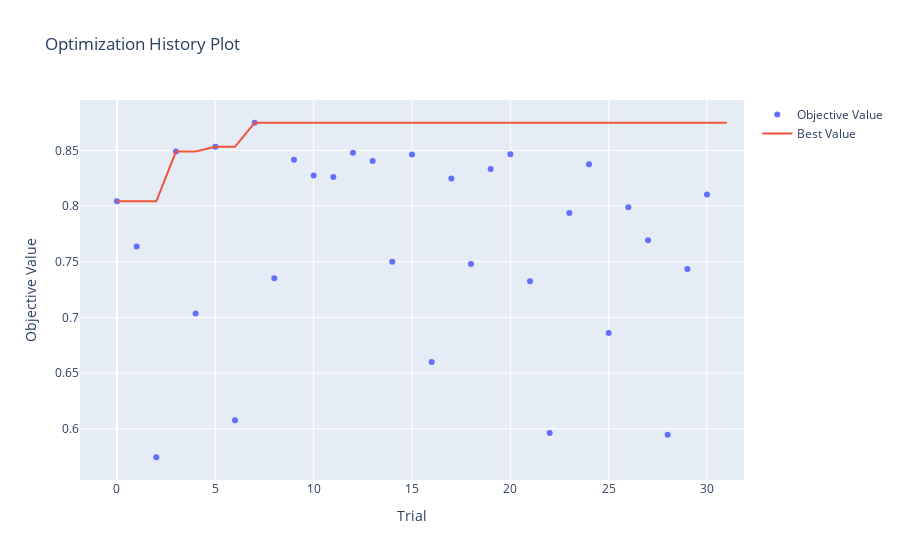

Notebook code for this chart:
### Code cell
print(len(study.trials))
optuna.visualization.plot_optimization_history(study)

### Figure 1 — Plotly figure (JSON) as saved in the notebook; plotly's stock layout.template omitted (floating-point values rounded to 4 significant figures)
{"data": [{"mode": "markers", "name": "Objective Value", "type": "scatter", "x": [0, 1, 2, 3, 4, 5, 6, 7, 8, 9, 10, 11, 12, 13, 14, 15, 16, 17, 18, 19, 20, 21, 22, 23, 24, 25, 26, 27, 28, 29, 30], "y": [0.8044, 0.7637, 0.5744, 0.849, 0.7035, 0.8532, 0.6076, 0.8749, 0.7352, 0.8416, 0.8274, 0.8262, 0.848, 0.8406, 0.75, 0.8463, 0.66, 0.8248, 0.748, 0.8334, 0.8465, 0.7326, 0.5963, 0.7937, 0.8376, 0.6861, 0.7989, 0.7693, 0.5946, 0.7436, 0.8103]}, {"mode": "lines", "name": "Best Value", "type": "scatter", "x": [0, 1, 2, 3, 4, 5, 6, 7, 8, 9, 10, 11, 12, 13, 14, 15, 16, 17, 18, 19, 20, 21, 22, 23, 24, 25, 26, 27, 28, 29, 30, 31], "y": [0.8044, 0.8044, 0.8044, 0.849, 0.849, 0.8532, 0.8532, 0.8749, 0.8749, 0.8749, 0.8749, 0.8749, 0.8749, 0.8749, 0.8749, 0.8749, 0.8749, 0.8749, 0.8749, 0.8749, 0.8749, 0.8749, 0.8749, 0.8749, 0.8749, 0.8749, 0.8749, 0.8749, 0.8749, 0.8749, 0.8749, 0.8749]}, {"marker": {"color": "#cccccc"}, "mode": "markers", "name": "Infeasible Trial", "showlegend": false, "type": "scatter", "x": [], "y": []}], "layout": {"title": {"text": "Optimization History Plot"}, "xaxis": {"title": {"text": "Trial"}}, "yaxis": {"title": {"text": "Objective Value"}}}}
